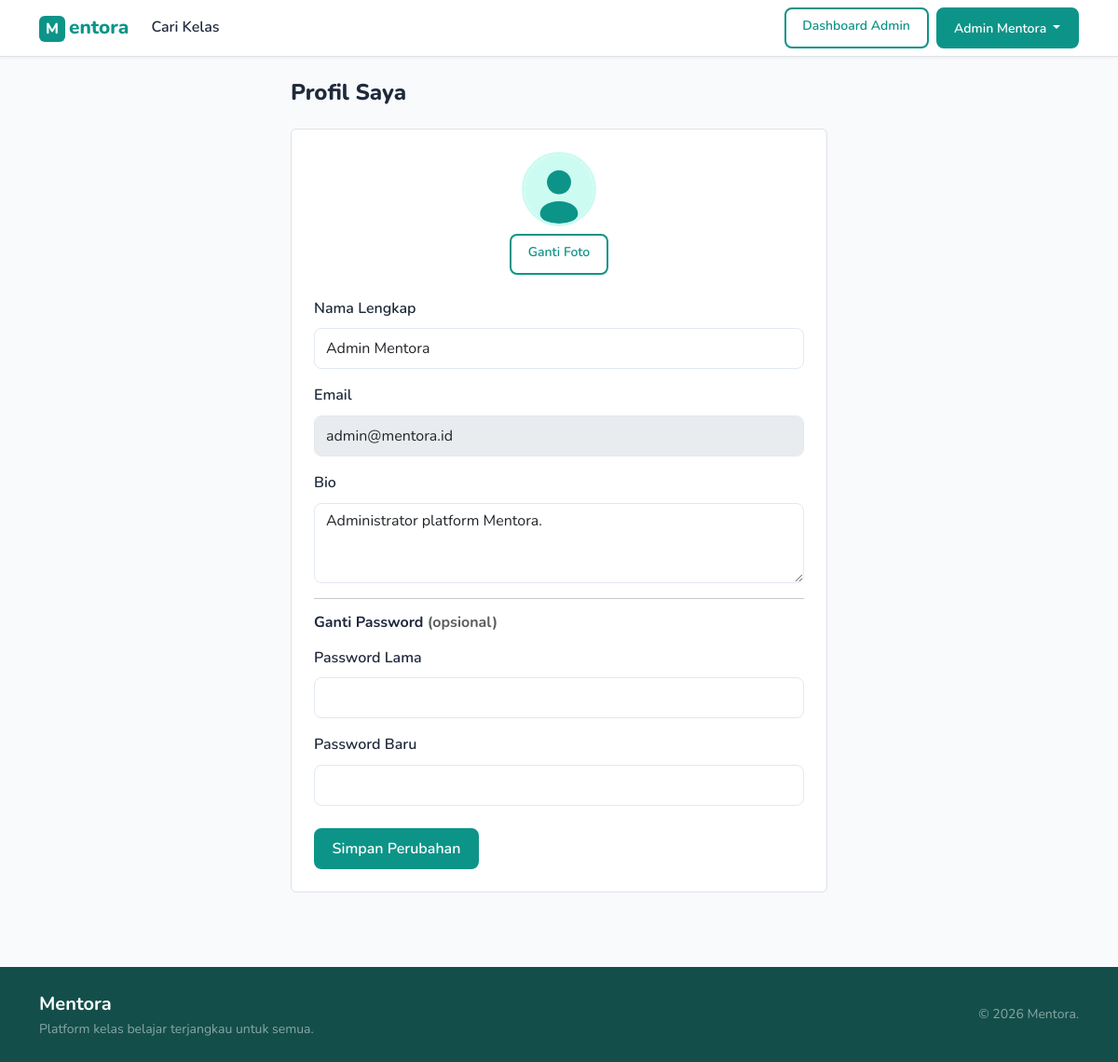
The page /profil.php (signed in) on the database its author committed.
### tables this page shows
CREATE TABLE users (
    id INT AUTO_INCREMENT PRIMARY KEY,
    nama VARCHAR(100) NOT NULL,
    email VARCHAR(150) NOT NULL UNIQUE,
    password VARCHAR(255) NOT NULL,
    role ENUM('admin','mentor','siswa') NOT NULL DEFAULT 'siswa',
    bio TEXT,
    keahlian VARCHAR(255),
    foto VARCHAR(255),
    created_at DATETIME DEFAULT CURRENT_TIMESTAMP
);

### includes/functions.php (called while the page is built, shortened)
<?php
function base_url($path = '') {
    $protocol = (!empty($_SERVER['HTTPS']) && $_SERVER['HTTPS'] !== 'off') ? 'https' : 'http';
    $host = $_SERVER['HTTP_HOST'] ?? 'localhost';
    $script = str_replace('\\', '/', $_SERVER['SCRIPT_NAME'] ?? '');
    $pos = strpos($script, '/mentora');
    $root = ($pos !== false) ? substr($script, 0, $pos + 8) : '';
    return $protocol . '://' . $host . $root . ($path ? '/' . ltrim($path, '/') : '');
}
function foto_url($file) {
    return base_url('assets/img/no-avatar.svg');
}

### profil.php (the view, shortened to what this page needs)
<?php
require_once __DIR__ . '/config/db.php';
require_once __DIR__ . '/includes/functions.php';
$uid   = $_SESSION['user_id'];
$stmt = $conn->prepare('SELECT * FROM users WHERE id=? LIMIT 1');
$stmt->bind_param('i', $uid);
$stmt->execute();
$user = $stmt->get_result()->fetch_assoc();
include __DIR__ . '/includes/header.php';
?>
<div class="container" style="max-width:600px">
    <h1 class="h4 fw-800 mb-4">Profil Saya</h1>
    <div class="bg-white border rounded p-4" style="border-radius:12px">
        <form method="post" enctype="multipart/form-data">
            <div class="text-center mb-4">
                <img src="<?= foto_url($user['foto']) ?>"
                     alt="Foto profil" id="imgPreview"
                     width="80" height="80"
                     style="border-radius:50%;object-fit:cover;border:3px solid var(--teal-light)">
                <div class="mt-2">
                    <label for="imgPreviewInput" class="btn btn-sm btn-outline-teal">Ganti Foto</label>
                </div>
            </div>
            <div class="mb-3">
                <label for="nama" class="form-label">Nama Lengkap</label>
                <input type="text" id="nama" name="nama" class="form-control"
                    value="<?= htmlspecialchars($user['nama']) ?>" required>
            </div>
            <div class="mb-3">
                <label for="email_ro" class="form-label">Email</label>
                <input type="email" id="email_ro" class="form-control"
                    value="<?= htmlspecialchars($user['email']) ?>" disabled>
            </div>
            <div class="mb-3">
                <label for="bio" class="form-label">Bio</label>
                <textarea id="bio" name="bio" class="form-control" rows="3"><?= htmlspecialchars($user['bio'] ?? '') ?></textarea>
            </div>
            <hr>
            <h2 class="h6 fw-700 mb-3">Ganti Password <span class="text-muted fw-400">(opsional)</span></h2>
            <div class="mb-3">
                <label for="pw_lama" class="form-label">Password Lama</label>
                <input type="password" id="pw_lama" name="pw_lama" class="form-control" autocomplete="current-password">
            </div>
            <div class="mb-4">
                <label for="pw_baru" class="form-label">Password Baru</label>
                <input type="password" id="pw_baru" name="pw_baru" class="form-control"
                    autocomplete="new-password" minlength="8">
            </div>
            <button type="submit" class="btn btn-teal">Simpan Perubahan</button>
        </form>
    </div>
</div>
<?php include __DIR__ . '/includes/footer.php'; ?>

### assets/css/style.css (style rules this page uses)
:root { --teal: #0d9488; --teal-dark: #0f766e; --teal-light: #ccfbf1; --amber: #f59e0b; --amber-dark: #d97706; --text: #1e293b; --text-muted: #64748b; --bg: #f8fafc; --white: #ffffff; --border: #e2e8f0; --radius: 8px; --radius-lg: 14px; }
*, *::before, *::after { box-sizing: border-box; }
body { font-family: 'Nunito', system-ui, sans-serif; color: var(--text); background: var(--bg); line-height: 1.6; }
h1, h2, h3, h4, h5, h6 { font-weight: 700; line-height: 1.3; }
.fw-800 { font-weight: 800; }
.fw-700 { font-weight: 700; }
a[href], button, summary, select, input[type="checkbox"], input[type="radio"], label[for="imgPreviewInput"], [role="button"], [role="tab"], .upload-area, .btn { cursor: pointer; }
input:disabled, button:disabled, select:disabled { cursor: not-allowed; }
.btn-teal { background: var(--teal); color: #fff; border: 2px solid var(--teal); border-radius: var(--radius); font-weight: 600; padding: 0.45rem 1.1rem; transition: background .18s, border-color .18s; min-height: 44px; }
.btn-outline-teal { background: transparent; color: var(--teal); border: 2px solid var(--teal); border-radius: var(--radius); font-weight: 600; padding: 0.45rem 1.1rem; transition: background .18s, color .18s; min-height: 44px; }
.form-control, .form-select { border-radius: var(--radius); border: 1.5px solid var(--border); font-family: 'Nunito', sans-serif; min-height: 44px; }
label { font-weight: 600; }

### rows shown on the page
users: nama "Admin Mentora", email "admin@mentora.id", bio "Administrator platform Mentora."

### other values the page prints
$_SESSION['nama'] "Admin Mentora"
